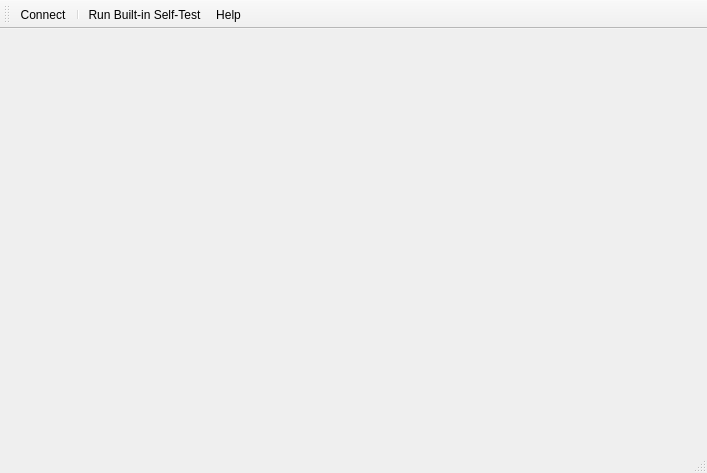
<?xml version="1.0" encoding="UTF-8"?>
<ui version="4.0">
 <class>MainWindow</class>
 <widget class="QMainWindow" name="MainWindow">
  <property name="enabled">
   <bool>true</bool>
  </property>
  <property name="geometry">
   <rect>
    <x>0</x>
    <y>0</y>
    <width>707</width>
    <height>473</height>
   </rect>
  </property>
  <property name="windowTitle">
   <string>SCRT Control Center</string>
  </property>
  <property name="documentMode">
   <bool>false</bool>
  </property>
  <widget class="QWidget" name="centralWidget">
   <property name="enabled">
    <bool>true</bool>
   </property>
   <layout class="QHBoxLayout" name="horizontalLayout">
    <property name="sizeConstraint">
     <enum>QLayout::SetDefaultConstraint</enum>
    </property>
   </layout>
  </widget>
  <widget class="QStatusBar" name="statusBar"/>
  <widget class="QToolBar" name="toolBar">
   <property name="windowTitle">
    <string>Toolbar</string>
   </property>
   <attribute name="toolBarArea">
    <enum>TopToolBarArea</enum>
   </attribute>
   <attribute name="toolBarBreak">
    <bool>false</bool>
   </attribute>
   <addaction name="actionConnect"/>
   <addaction name="separator"/>
   <addaction name="controlSelfTest"/>
   <addaction name="openHelp"/>
  </widget>
  <action name="actionConnect">
   <property name="enabled">
    <bool>true</bool>
   </property>
   <property name="icon">
    <iconset resource="../Assets/Resources.qrc">
     <normaloff>:/Icons/22x22/Connect.png</normaloff>
     <normalon>:/Icons/22x22/Connect.png</normalon>:/Icons/22x22/Connect.png</iconset>
   </property>
   <property name="text">
    <string>Connect</string>
   </property>
   <property name="shortcut">
    <string>Ctrl+O</string>
   </property>
  </action>
  <action name="controlSelfTest">
   <property name="checkable">
    <bool>true</bool>
   </property>
   <property name="enabled">
    <bool>true</bool>
   </property>
   <property name="icon">
    <iconset resource="../Assets/Resources.qrc">
     <normaloff>:/Icons/22x22/Bit.png</normaloff>:/Icons/22x22/Bit.png</iconset>
   </property>
   <property name="text">
    <string>Run Built-in Self-Test</string>
   </property>
   <property name="shortcut">
    <string>Ctrl+T</string>
   </property>
  </action>
  <action name="openHelp">
   <property name="enabled">
    <bool>true</bool>
   </property>
   <property name="icon">
    <iconset resource="../Assets/Resources.qrc">
     <normaloff>:/Icons/22x22/Help.png</normaloff>:/Icons/22x22/Help.png</iconset>
   </property>
   <property name="text">
    <string>Help</string>
   </property>
   <property name="shortcut">
    <string>Ctrl+H</string>
   </property>
  </action>
 </widget>
 <layoutdefault spacing="6" margin="11"/>
 <resources>
  <include location="../Assets/Resources.qrc"/>
 </resources>
 <connections>
  <connection>
   <sender>actionConnect</sender>
   <signal>triggered()</signal>
   <receiver>MainWindow</receiver>
   <slot>openConnection()</slot>
   <hints>
    <hint type="sourcelabel">
     <x>-1</x>
     <y>-1</y>
    </hint>
    <hint type="destinationlabel">
     <x>101</x>
     <y>313</y>
    </hint>
   </hints>
  </connection>
  <connection>
   <sender>openHelp</sender>
   <signal>triggered()</signal>
   <receiver>MainWindow</receiver>
   <slot>openHelpDialog()</slot>
   <hints>
    <hint type="sourcelabel">
     <x>-1</x>
     <y>-1</y>
    </hint>
    <hint type="destinationlabel">
     <x>263</x>
     <y>270</y>
    </hint>
   </hints>
  </connection>
  <connection>
   <sender>controlSelfTest</sender>
   <signal>toggled(bool)</signal>
   <receiver>MainWindow</receiver>
   <slot>onControlSelfTest(bool)</slot>
   <hints>
    <hint type="sourcelabel">
     <x>-1</x>
     <y>-1</y>
    </hint>
    <hint type="destinationlabel">
     <x>353</x>
     <y>236</y>
    </hint>
   </hints>
  </connection>
 </connections>
 <slots>
  <slot>savePositions()</slot>
  <slot>calibrateFeedbacks()</slot>
  <slot>openSerialPort()</slot>
  <slot>openSettings()</slot>
  <slot>updateServoPosition(unsigned,unsigned)</slot>
  <slot>calibrateServo()</slot>
  <slot>openHelpDialog()</slot>
  <slot>onControlSelfTest(bool)</slot>
  <slot>openSocket()</slot>
  <slot>openConnection()</slot>
 </slots>
</ui>
